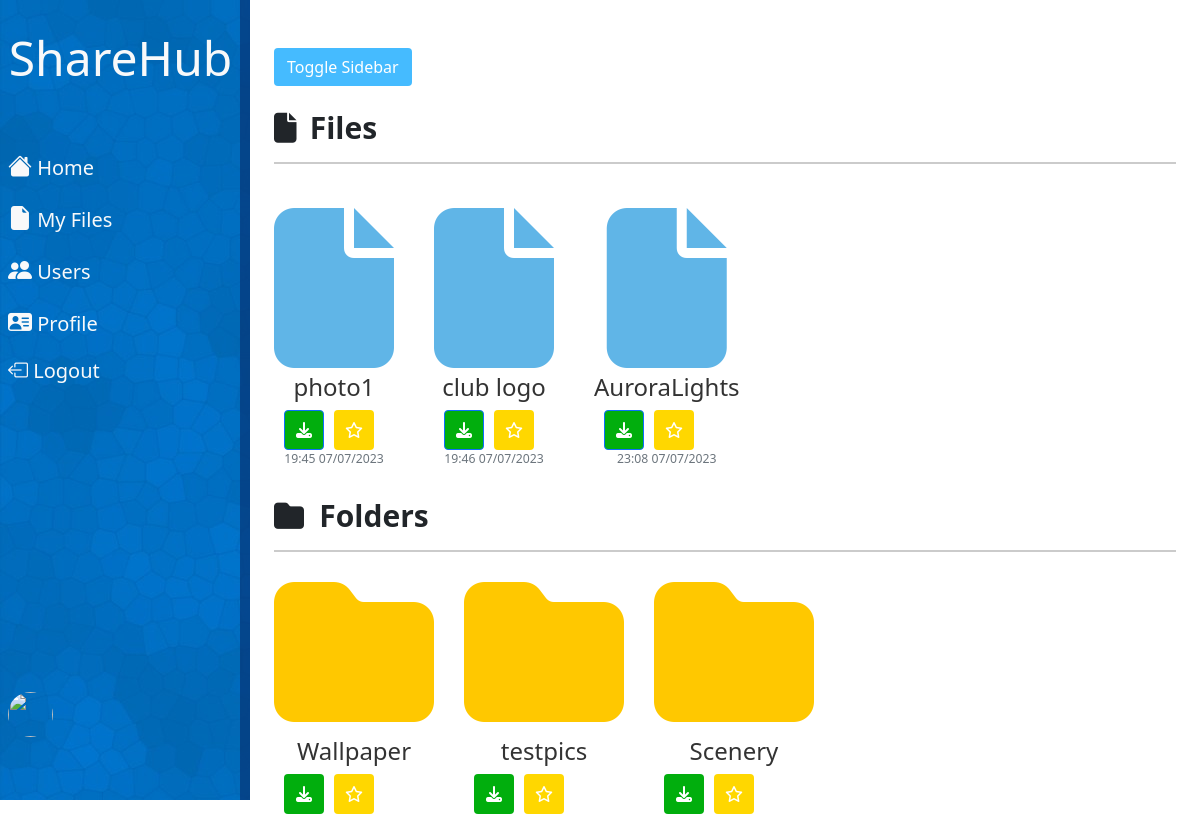
Page /all_users/1 on the earlier database version.
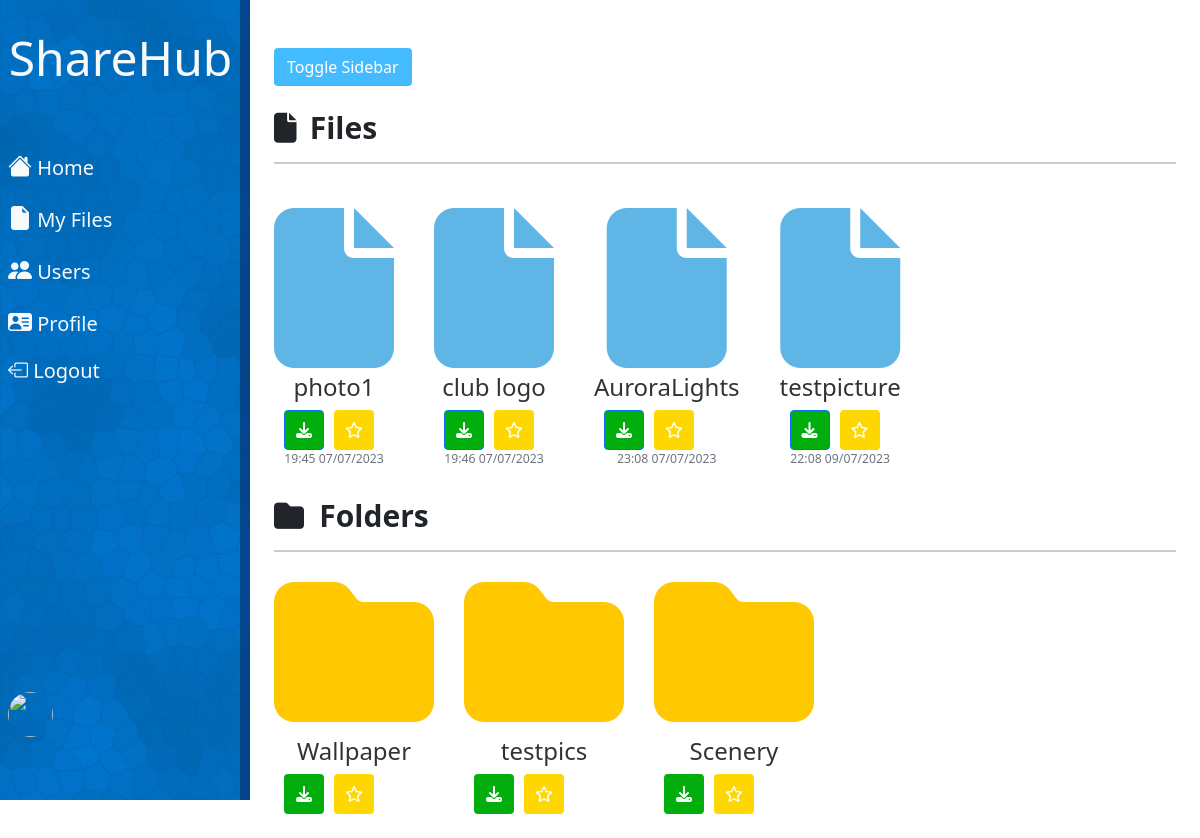
Same page on the later database version.
### root/models.py (models this page shows, shortened)
class AllFiles(models.Model):
    owner= models.ForeignKey(User, on_delete=models.CASCADE)
    title= models.CharField(max_length=100)
    file=models.FileField(upload_to='all_files/', default='')
    created_at=models.DateTimeField(auto_now_add=True,)
    folder = models.ForeignKey(Folder, on_delete=models.CASCADE, null=True, blank=True)
    is_favorite = models.ManyToManyField(User,related_name='favorite_files')
    is_private = models.BooleanField(default=False)

class Folder(models.Model):
    name = models.CharField(max_length=255)
    user = models.ForeignKey(User, on_delete=models.CASCADE)
    parent_folder = models.ForeignKey('self', on_delete=models.CASCADE, null=True, blank=True)
    is_favorite = models.ManyToManyField(User,related_name='favorite_folders')
    is_private = models.BooleanField(default=False)

### root/views.py (the view)
# urls.py: path('all_users/<int:user_id>', MyFileFolderView.as_view(template_name='root/home_base.html'),name='user_repo'),
class MyFileFolderView(TemplateView):
    template_name = 'root/all_files.html'
    def get_context_data(self, **kwargs):
        context = super().get_context_data(**kwargs)
        folder_id=None
        folder_id = self.kwargs.get('parent_folder_id')
        folderuser=None
        logged_user=None
        logged_user=self.kwargs.get('user_id')
        if logged_user:
            logged_user=self.kwargs.get('user_id')
        elif folder_id:
            folderuser=Folder.objects.get(id=folder_id)
            logged_user=folderuser.user
        else:
            logged_user=self.request.user
        if folder_id:
            files = AllFiles.objects.filter(owner=logged_user,folder=folder_id)
        else:
            files = AllFiles.objects.filter(owner=logged_user, folder=None)
        if folder_id:
            folders = Folder.objects.filter(user=logged_user, parent_folder=folder_id)
        else:
            folders = Folder.objects.filter(user=logged_user, parent_folder=None)
        context['files'] = files
        context['folders'] = folders
        context['folderuser']=logged_user
        return context

### root/templates/root/home_base.html (shortened to what this page needs)
{% extends "root/base.html" %}
{% load crispy_forms_tags %}
{% load custom_filters %}
{% block content %}
<h2 class="section-title">
    <i class="fa-solid fa-file" style="font-size: 30px; margin-right: 7px;"></i>
    <span style="font-size: 30px;">Files</span></h2>
<hr class="section-line">
<div class="file-section">
  {% for post in files %}
  <article class="media content-section">
    <div class="media-body">
        <a class="article-title" href="{{ file.file.url }}" target="_blank"
         style="text-decoration: none; color: #333; display: flex; flex-direction: column; align-items: center;">
         <i class="fa-solid fa-file fa-10x" style="color: #60b5e7;"></i>
            <h4 style="margin-top: 5px;">{{ post.title }}</h4>
          </a>
          <div class="button-row">
            <a href="{% url 'download_file' post.file.path %}" class="btn btn-primary square-button" style="background-color: #01ae0d;">
              <i class="fa-solid fa-download"></i>
            </a>
              {% if request.user in post.is_favorite.all %}
                {% with favorite_class='favpurple' %}
                  <a href="{% url 'toggle_favorite' 'File' post.id %}" class="btn btn-primary favorite-button square-button {{ favorite_class }}">
                    <i class="bi bi-star-fill"></i>
                  </a>
                {% endwith %}
              {% else %}
                {% with favorite_class='favpurple' %}
                  <a href="{% url 'toggle_favorite' 'File' post.id %}" class="btn btn-primary favorite-button square-button {{ favorite_class }}">
                    <i class="fa-regular fa-star"></i>
                  </a>
                {% endwith %}
              {% endif %}
            </div>
      <div class="article-metadata">
        <small class="text-muted d-flex justify-content-center">
            {{ post.created_at|date:"H:i d/m/Y" }}
        </small>
      </div>
    </div>
  </article>
  {% endfor %}
</div>
<h2 class="section-title">
    <i class='fa fa-folder blue-color'
    style="margin-right: 9px; font-size: 30px;"></i>
    <span style="font-size: 30px;">Folders</span></h2>
<hr class="section-line">
<div class="folder-section">
  {% for post in folders %}
  <article class="media content-section">
    <div class="media-body">
        <a class="article-title" href="{% url 'subfolder' post.id %}" style="text-decoration: none; color: #333; display: flex; flex-direction: column; align-items: center;">
            <i class="fas fa-folder fa-10x" style="color: #ffc800;"></i>
            <h4 style="margin-top: 5px;">{{ post.name }}</h4>
          </a>
          <div class="button-row">
            <a href="{% url 'download_folder' post.id %}" class="btn btn-primary square-button " style=" background-color: #01ae0d;
            border: none;">
              <i class="fa-solid fa-download"></i>
            </a>
            {% if request.user in post.is_favorite.all %}
                {% with favorite_class='favpurple' %}
                  <a href="{% url 'toggle_favorite' 'Folder' post.id %}" class="btn btn-primary favorite-button square-button {{ favorite_class }}">
                    <i class="bi bi-star-fill"></i>
                  </a>
                {% endwith %}
              {% else %}
                {% with favorite_class='favpurple' %}
                  <a href="{% url 'toggle_favorite' 'Folder' post.id %}" class="btn btn-primary favorite-button square-button {{ favorite_class }}">
                    <i class="fa-regular fa-star"></i>
                  </a>
                {% endwith %}
              {% endif %}
          </div>
    </div>
  </article>
  {% endfor %}
</div>
{% endblock content %}

Differences in the rows shown:
added AllFiles: title "testpicture", created_at "22:08 09/07/2023"
